Frame 1 (no input): blank canvas, image omitted
Frame 60 (the mouse pressed at the canvas centre just before this capture): blank canvas, image omitted
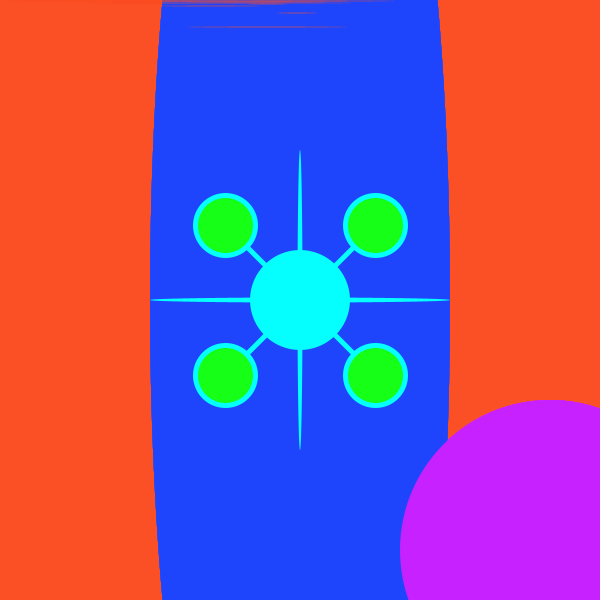
Frame 120 (the mouse held since frame 60 and released just before this capture)

The Processing sketch whose frames 1 and 60 were blank and that drew this single picture after the mouse press (run headless with seeded random() and noise(); from frame 60 on, the mouse is pressed at the canvas centre):

// Processing sketch: processing_167325
// ── processing_167325.pde

//Práctica 2: Dibujo con variables
//Jesús C González
//20102014

int pos = 15;

void setup(){
  size(600,600);
}
void draw(){

//background(252,75,31,55);
  noStroke();
  
  fill(252,75,31,30);
  rect(0,0,600,600);
  
  
  fill(31,69,252);
  ellipse(width/2,height/2,mouseX,mouseY*5);

  stroke(pos/24,mouseX,mouseY,mouseY);
  strokeCap(ROUND);
  strokeWeight(mouseY/60);
  line(mouseX-75,mouseY+75,mouseX+75,mouseY-75);
  line(mouseX-75,mouseY-75,mouseX+75,mouseY+75);

  fill(22,mouseY,22);
  ellipse(mouseX+75,mouseY-75,mouseY/5,mouseY/5);
  ellipse(mouseX-75,mouseY+75,mouseY/5,mouseY/5);
  ellipse(mouseX-75,mouseY-75,mouseY/5,mouseY/5);
  ellipse(mouseX+75,mouseY+75,mouseY/5,mouseY/5);

  noStroke();

  fill(pos/24,mouseX,mouseY,mouseY);
  ellipse(mouseX,mouseY,pos/25,mouseY);
  ellipse(mouseX,mouseY,mouseY,pos/25);


  ellipse(mouseX,mouseY,100,100);
  fill(200,33,mouseY);
  ellipse(mouseX+250,mouseY+250,mouseX,mouseX);

  fill(mouseY,200,33);
  line(mouseX-150,mouseY+150,mouseX+150,mouseY-150);

  fill(252,75,31,mouseY -150);
  pos = pos + 1;
  ellipse(mouseX-33,pos/5,mouseX-140,1);
  ellipse(mouseX-3,pos/10,mouseX-340,1);
  ellipse(mouseX-90,pos/20,mouseX-200,1);
  ellipse(mouseX-33,pos/30,mouseX-340,1);
  ellipse(mouseX-83,pos/40,mouseX-30,1);
  ellipse(mouseX-43,pos/50,mouseX-440,1);
  ellipse(mouseX-333,pos/60,mouseX-300,1);
  ellipse(mouseX-123,pos/70,mouseX-250,1);
  ellipse(mouseX,pos/80,mouseX-111,1);
  ellipse(mouseX-180,pos/90,mouseX-540,1);
  ellipse(mouseX-63,pos/100,mouseX-75,1);


}
